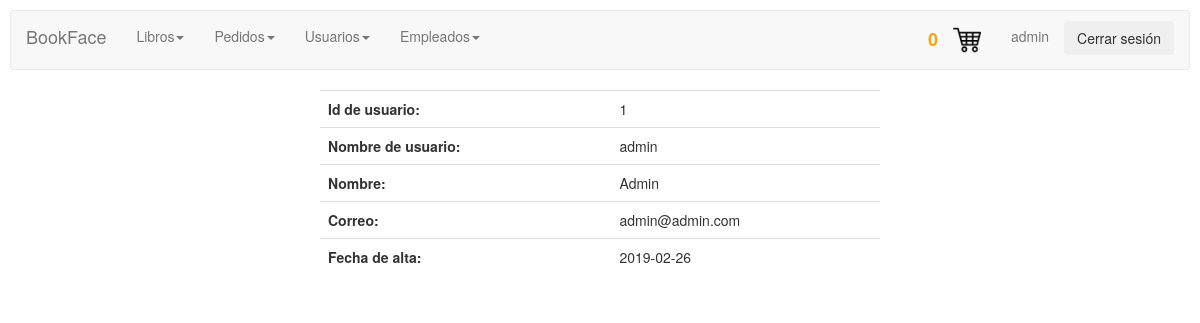
Page /usuariosadmin/usuario.php?cod=1 (signed in) on the committed database.
### tables this page shows
CREATE TABLE `usuarios` (
  `id` int(11) NOT NULL AUTO_INCREMENT,
  `user` varchar(45) NOT NULL,
  `password` varchar(45) NOT NULL,
  `nombre` varchar(45) NOT NULL,
  `correo` varchar(45) NOT NULL,
  `fecha_alta` date NOT NULL,
  PRIMARY KEY (`id`)
);

### usuariosadmin/usuario.php (the view, shortened to what this page needs)
<!DOCTYPE html>
<html>
<head>
    <link rel="stylesheet" href="../CSS/styles.css">
    <link rel="stylesheet" href="../CSS/menuadmin.css">
</head>
<body>
<?php
if (isset($_SESSION["user"]) && $_SESSION["user"]=="admin") {
?>
    <div class="row">
        <div>
        <?php include_once "../controladmin/menuadmin.php"?>
        </div>
    </div>
    <div class="row">
    <div class="col-md-3"></div>
    <div class="col-md-6" style="background-color: white; border-radius:10px; ">
    <?php
$connection = new mysqli("localhost", "root", "123456", "proyecto");
$connection->set_charset("utf8");
if ($result = $connection->query("select * from usuarios where id='$_GET[cod]'")) {
?>
<?php
   $obj = $result->fetch_object();
        echo "<table class='table custab'";
        echo "<tr><td><b>Id de usuario: </b></td><td>$obj->id</td></tr>";
        echo "<tr><td><b>Nombre de usuario: </b></td><td>$obj->user</td></tr>";
        echo "<tr><td><b>Nombre: </b></td><td>$obj->nombre</td></tr>";
        echo "<tr><td><b>Correo: </b></td><td>$obj->correo</td></tr>";
        echo "<tr><td><b>Fecha de alta: </b></td><td>$obj->fecha_alta</td></tr>";
        echo "</table>";
}
} else {
    session_destroy();
    header("Location: ../login.php");
  }
?>
</div>
<div class="col-md-3"></div>
</div>
</body>
</html>

### CSS/styles.css (style rules this page uses)
body { background-image:url("http://culto.latercera.com/wp-content/uploads/2017/04/Libros-1-900x600.jpg"); background-position:center; background-size: 100%; background-repeat: repeat; padding:10px; }

### CSS/menuadmin.css (style rules this page uses)
body,html { height: 100%; }
.row { padding: 0px 15px; }

### rows in the picture
usuarios: id "1", user "admin", nombre "Admin", correo "admin@admin.com", fecha_alta "2019-02-26"

### other values in the picture
sizeof($_SESSION["cart"]) "0"
$_SESSION["user"] "admin"
